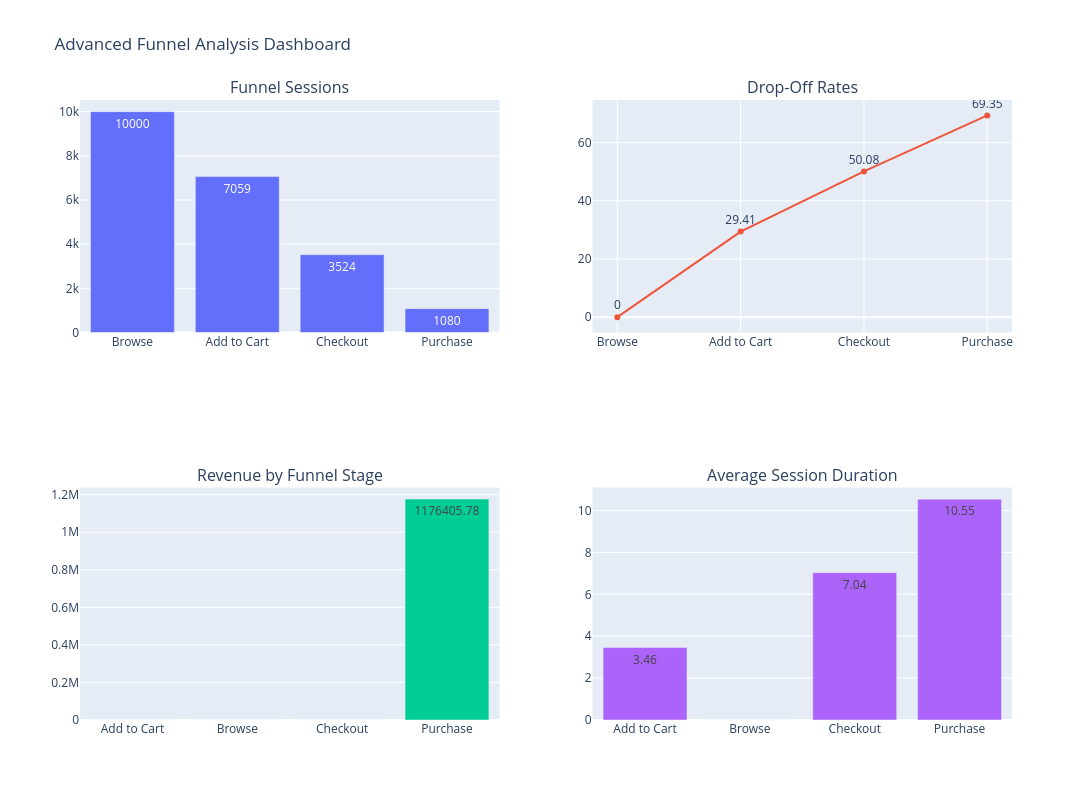
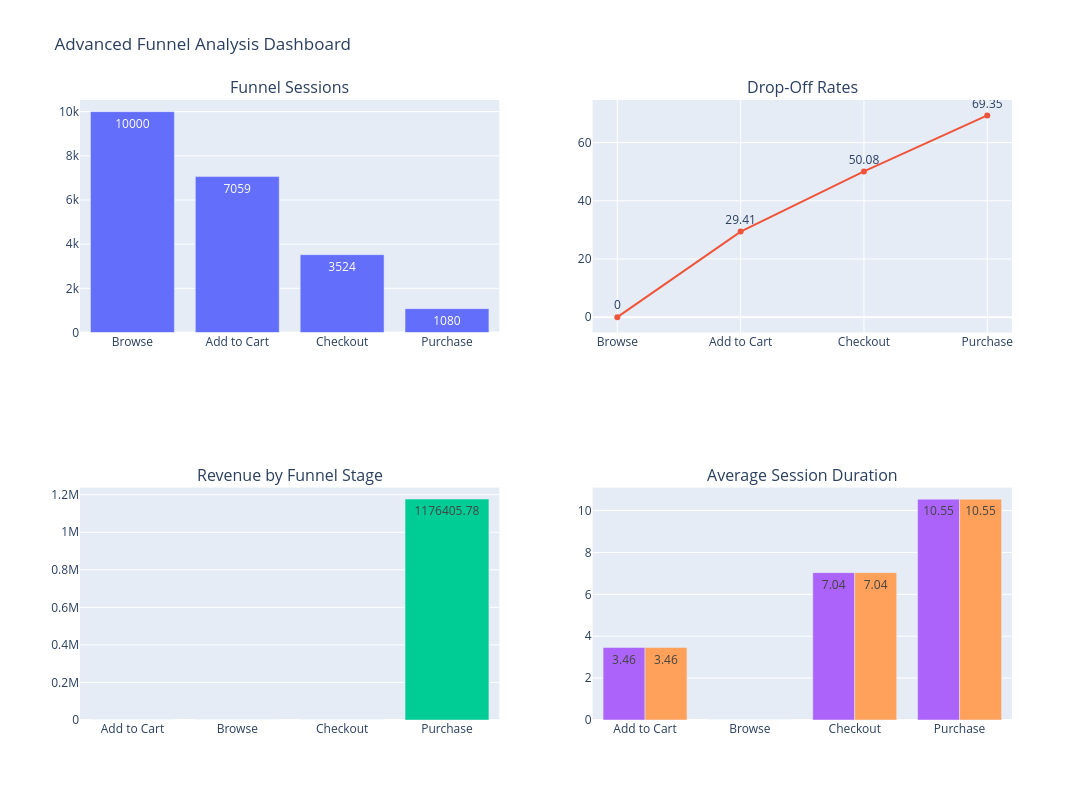

These figures' notebook cell, in order:
### Code cell
duration_stage = session_summary.groupby(
    'Max_Funnel_Stage'
)['Session_Duration_Min'].mean().reset_index()


fig.add_trace(

    go.Bar(

        x=duration_stage['Max_Funnel_Stage'],

        y=duration_stage['Session_Duration_Min'],

        text=duration_stage[
            'Session_Duration_Min'
        ].round(2),

        textposition='auto',

        name='Duration'

    ),

    row=2,
    col=2

)


fig.update_layout(

    height=800,

    width=1200,

    title='Advanced Funnel Analysis Dashboard',

    showlegend=False

)

fig.show()
duration_stage = session_summary.groupby(
    'Max_Funnel_Stage'
)['Session_Duration_Min'].mean().reset_index()


fig.add_trace(

    go.Bar(

        x=duration_stage['Max_Funnel_Stage'],

        y=duration_stage['Session_Duration_Min'],

        text=duration_stage[
            'Session_Duration_Min'
        ].round(2),

        textposition='auto',

        name='Duration'

    ),

    row=2,
    col=2

)


fig.update_layout(

    height=800,

    width=1200,

    title='Advanced Funnel Analysis Dashboard',

    showlegend=False

)

fig.show()

### Figure 1 — Plotly figure (JSON) as saved in the notebook; plotly's stock layout.template omitted (floating-point values rounded to 4 significant figures)
{"data": [{"name": "Sessions", "text": [10000.0, 7059.0, 3524.0, 1080.0], "textposition": "auto", "type": "bar", "x": ["Browse", "Add to Cart", "Checkout", "Purchase"], "xaxis": "x", "y": [10000, 7059, 3524, 1080], "yaxis": "y"}, {"mode": "lines+markers+text", "name": "Drop-Off %", "text": [0.0, 29.41, 50.08, 69.35], "textposition": "top center", "type": "scatter", "x": ["Browse", "Add to Cart", "Checkout", "Purchase"], "xaxis": "x2", "y": [0.0, 29.41, 50.08, 69.35], "yaxis": "y2"}, {"name": "Revenue", "text": [0.0, 0.0, 0.0, 1176000.0], "textposition": "auto", "type": "bar", "x": ["Add to Cart", "Browse", "Checkout", "Purchase"], "xaxis": "x3", "y": [0.0, 0.0, 0.0, 1176000.0], "yaxis": "y3"}, {"name": "Duration", "text": [3.46, 0.0, 7.04, 10.55], "textposition": "auto", "type": "bar", "x": ["Add to Cart", "Browse", "Checkout", "Purchase"], "xaxis": "x4", "y": [3.461, 0.0, 7.036, 10.55], "yaxis": "y4"}], "layout": {"annotations": [{"font": {"size": 16}, "showarrow": false, "text": "Funnel Sessions", "x": 0.225, "xanchor": "center", "xref": "paper", "y": 1, "yanchor": "bottom", "yref": "paper"}, {"font": {"size": 16}, "showarrow": false, "text": "Drop-Off Rates", "x": 0.775, "xanchor": "center", "xref": "paper", "y": 1, "yanchor": "bottom", "yref": "paper"}, {"font": {"size": 16}, "showarrow": false, "text": "Revenue by Funnel Stage", "x": 0.225, "xanchor": "center", "xref": "paper", "y": 0.375, "yanchor": "bottom", "yref": "paper"}, {"font": {"size": 16}, "showarrow": false, "text": "Average Session Duration", "x": 0.775, "xanchor": "center", "xref": "paper", "y": 0.375, "yanchor": "bottom", "yref": "paper"}], "height": 800, "showlegend": false, "title": {"text": "Advanced Funnel Analysis Dashboard"}, "width": 1200, "xaxis": {"anchor": "y", "domain": [0, 0.45]}, "xaxis2": {"anchor": "y2", "domain": [0.55, 1]}, "xaxis3": {"anchor": "y3", "domain": [0, 0.45]}, "xaxis4": {"anchor": "y4", "domain": [0.55, 1]}, "yaxis": {"anchor": "x", "domain": [0.625, 1]}, "yaxis2": {"anchor": "x2", "domain": [0.625, 1]}, "yaxis3": {"anchor": "x3", "domain": [0, 0.375]}, "yaxis4": {"anchor": "x4", "domain": [0, 0.375]}}}

### Figure 2 — Plotly figure (JSON) as saved in the notebook; plotly's stock layout.template omitted (floating-point values rounded to 4 significant figures)
{"data": [{"name": "Sessions", "text": [10000.0, 7059.0, 3524.0, 1080.0], "textposition": "auto", "type": "bar", "x": ["Browse", "Add to Cart", "Checkout", "Purchase"], "xaxis": "x", "y": [10000, 7059, 3524, 1080], "yaxis": "y"}, {"mode": "lines+markers+text", "name": "Drop-Off %", "text": [0.0, 29.41, 50.08, 69.35], "textposition": "top center", "type": "scatter", "x": ["Browse", "Add to Cart", "Checkout", "Purchase"], "xaxis": "x2", "y": [0.0, 29.41, 50.08, 69.35], "yaxis": "y2"}, {"name": "Revenue", "text": [0.0, 0.0, 0.0, 1176000.0], "textposition": "auto", "type": "bar", "x": ["Add to Cart", "Browse", "Checkout", "Purchase"], "xaxis": "x3", "y": [0.0, 0.0, 0.0, 1176000.0], "yaxis": "y3"}, {"name": "Duration", "text": [3.46, 0.0, 7.04, 10.55], "textposition": "auto", "type": "bar", "x": ["Add to Cart", "Browse", "Checkout", "Purchase"], "xaxis": "x4", "y": [3.461, 0.0, 7.036, 10.55], "yaxis": "y4"}, {"name": "Duration", "text": [3.46, 0.0, 7.04, 10.55], "textposition": "auto", "type": "bar", "x": ["Add to Cart", "Browse", "Checkout", "Purchase"], "xaxis": "x4", "y": [3.461, 0.0, 7.036, 10.55], "yaxis": "y4"}], "layout": {"annotations": [{"font": {"size": 16}, "showarrow": false, "text": "Funnel Sessions", "x": 0.225, "xanchor": "center", "xref": "paper", "y": 1, "yanchor": "bottom", "yref": "paper"}, {"font": {"size": 16}, "showarrow": false, "text": "Drop-Off Rates", "x": 0.775, "xanchor": "center", "xref": "paper", "y": 1, "yanchor": "bottom", "yref": "paper"}, {"font": {"size": 16}, "showarrow": false, "text": "Revenue by Funnel Stage", "x": 0.225, "xanchor": "center", "xref": "paper", "y": 0.375, "yanchor": "bottom", "yref": "paper"}, {"font": {"size": 16}, "showarrow": false, "text": "Average Session Duration", "x": 0.775, "xanchor": "center", "xref": "paper", "y": 0.375, "yanchor": "bottom", "yref": "paper"}], "height": 800, "showlegend": false, "title": {"text": "Advanced Funnel Analysis Dashboard"}, "width": 1200, "xaxis": {"anchor": "y", "domain": [0, 0.45]}, "xaxis2": {"anchor": "y2", "domain": [0.55, 1]}, "xaxis3": {"anchor": "y3", "domain": [0, 0.45]}, "xaxis4": {"anchor": "y4", "domain": [0.55, 1]}, "yaxis": {"anchor": "x", "domain": [0.625, 1]}, "yaxis2": {"anchor": "x2", "domain": [0.625, 1]}, "yaxis3": {"anchor": "x3", "domain": [0, 0.375]}, "yaxis4": {"anchor": "x4", "domain": [0, 0.375]}}}
